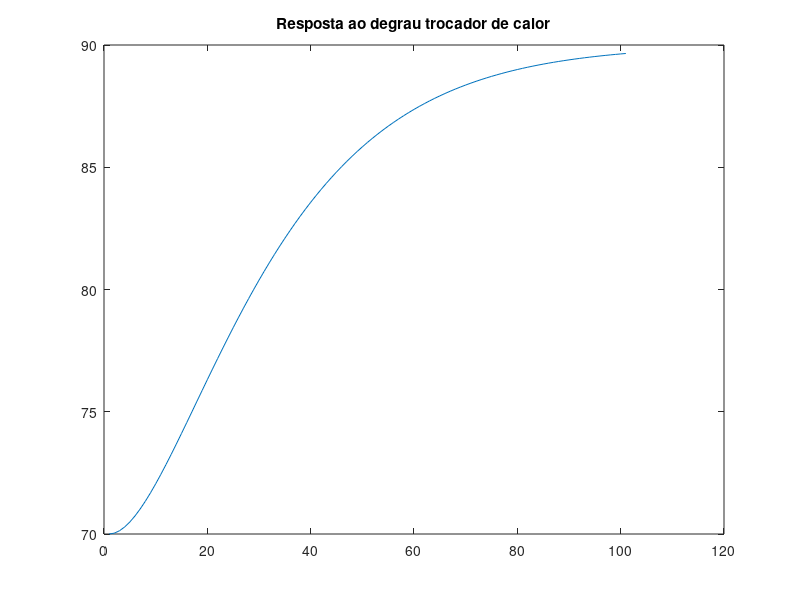

The MATLAB source for this figure: (Note: this script raises an error after producing the figure.)
% Codigo que implementa DMC

clc;
clear all;
close all;

% definicao do processo discreto
% y(k)=a1y(k-1)+a2y(k-2)+......a_(na-1)y(k-(na-1))
% +b0u(k-1)+b1u(k-2)+...+b_(nb-1)u(k-(nb-1))

% ex 3.1 pag 49
numG = 20;          % Numerador de G
denG = [1 2 1];    % Denominador de G [s^2, s, termo constante]
G_tf = tf(numG, denG) + 70; 


figure(1)
y = step(G_tf) ;
plot(y)
title('Resposta ao degrau trocador de calor')

num_coeffs = G_tf.Numerator;
den_coeffs = G_tf.Denominator;

% caldeira temperatura
begin_y = 70.04;
last_y = 90;

%%
rho = 1;
amplitude_step = 10;
delta = amplitude_step;
% 
% qtt = 70;
% g0 = linspace(begin_y, last_y, qtt);
%g0=[0.1000,    0.3000,    0.7000, 0.9];
%g0 = [g0,1,1,1,1,1];

init_valor = 70; %degrees
% u(k) = alfa1 * u (k-1) + alfa2 + ... + beta * y(k) + gamma * r(k);

coefs_g = (y - init_valor ) * 1/delta 
g=coefs_g';


% figure;

figure;
plot(g);
title('Resposta ao degrau')
%% sistema com atraso

% coeficientes do modelo com atraso
% Add 6 zeros to the start of the vector 'g'
g0_padded_start = [zeros(1, 6), g];

% % Display the first 15 elements to show the change
% disp('Original vector start:');
% disp(g(1:15))
% disp('Padded vector start (6 zeros added):');
% disp(g0_padded_start(1:21))

figure;
plot(g0_padded_start)
title('Resposta ao degrau trocador de calor com atraso')

%WRONG
% coefs_g2 = (g0_padded_start - init_valor ) * 1/delta 
%g2=coefs_g;
%%
len = length(y);

delta_u = repmat([0]',len-1,1);
h = repmat([0]',len-1,1);

for k = 1:len-1
    delta_u(k) = y(k+1) - g(k);

    % resposta ao impulso
    % h(k) = g(k) - g(k-1);
    %h(k) = g(k) - g(k-1)
    h(k+1) = g(k+1) - g(k); % delta_g


    % resposta do sistema - pagina 47
    y_new = h(k) * delta_u(k);
end


%% MPC DMC

% ex 3.3 pagina 56
% horizonte controle
Nu = 5 ;
% horizonte predicao
Nx1 = 1;
Nx2 = 20;

rbar=1e-1;
ubar=Nu*rbar % + M*dbar ;
xbar=Nx*rbar % + Mx*dbar ;


% G tem dimensao 5x20
G = g';




 
